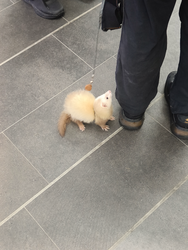
#> input picture src/img_transform_temp/img/cute_furret_small.png, 188 x 250 px
$ python img_transform.py -i img/cute_furret_small.png -t 1.0
#> lines starting #> are read from the running program, lines starting #| are printed output that depends on the picture
#> in main, image is the input picture: PIL image 188x250 RGB; mean R, G, B 135.7, 131.4, 124.6
import argparse
import os

import numpy as np
from PIL import Image


def convert_K_to_RGB(colour_temperature: float) -> np.ndarray:
    """
    Convert color temperature in Kelvin to an RGB value.
    Based on: http://www.tannerhelland.com/4435/convert-temperature-rgb-algorithm-code/
    """
    colour_temperature = np.clip(colour_temperature, 1000, 40000)
    tmp_internal = colour_temperature / 100.0

    if tmp_internal <= 66:
        red = 255
    else:
        red = 329.698727446 * (tmp_internal - 60)**-0.1332047592

    if tmp_internal <= 66:
        green = 99.4708025861 * np.log(tmp_internal) - 161.1195681661
    else:
        green = 288.1221695283 * (tmp_internal - 60)**-0.0755148492

    if tmp_internal >= 66:
        blue = 255
    elif tmp_internal <= 19:
        blue = 0
    else:
        blue = 138.5177312231 * np.log(tmp_internal - 10) - 305.0447927307

    return np.clip([red, green, blue], 0, 255) / 255


def srgb_to_linear(c: np.ndarray) -> np.ndarray:
    """Convert sRGB to linear RGB"""
    # scale 0~1
    return np.where(c <= 0.04045, c / 12.92, ((c + 0.055) / 1.055) ** 2.4)


def linear_to_srgb(c: np.ndarray) -> np.ndarray:
    """Convert linear RGB to sRGB"""
    c = np.clip(c, 0.0, None)  # Clamp negative values to 0
    # scale 0~1
    return np.where(c <= 0.0031308, c * 12.92, 1.055 * (c ** (1 / 2.4)) - 0.055)


def apply_color_temperature(image: Image.Image, target_temp: float) -> Image.Image:
    """
    Apply a physically-based white balance shift by adjusting the image
    according to relative channel intensity changes between two color temperatures.
    """
#> called with target_temp = 1
    # Get energy scaling at target and reference color temperature
    target_rgb = convert_K_to_RGB(target_temp)
    # Compute scaling factor (how much each channel decays)
    scaling = target_rgb
    scaling = srgb_to_linear(scaling)
    print(f"new scaling: {scaling}")

    # Convert image to numpy array and normalize
    img_np = np.asarray(image).astype(np.float32) / 255.0
    img_lin = srgb_to_linear(img_np)
#> in srgb_to_linear (call 2), `return np.where(c <= 0.04045, c / 12.92, ((c + 0.055) / 1.055) ** 2.4)`:
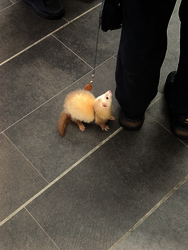
#> returned value: shape (250, 188, 3) float32; mean of channels 0, 1, 2 0.293, 0.271, 0.238; drawn as R, G, B

    # Apply energy scaling in linear space
    img_lin[..., 0] *= scaling[0]
    img_lin[..., 1] *= scaling[1]
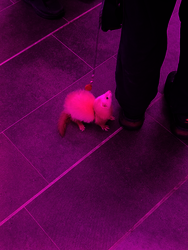
#> img_lin: shape (250, 188, 3) float32; mean R, G, B 0.293, 0.0156, 0.238
    img_lin[..., 2] *= scaling[2]
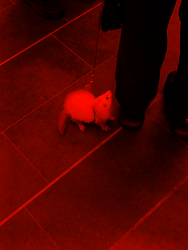
#> img_lin: shape (250, 188, 3) float32; mean R, G, B 0.293, 0.0156, 0

    # Convert back to sRGB
    img_lin = np.clip(img_lin, 0.0, 1.0)
    img_srgb = linear_to_srgb(img_lin)
#> in linear_to_srgb, `return np.where(c <= 0.0031308, c * 12.92, 1.055 * (c ** (1 / 2.4)) - ..`:
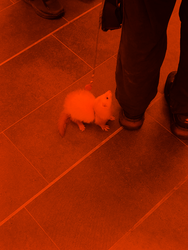
#> returned value: shape (250, 188, 3) float32; mean of channels 0, 1, 2 0.532, 0.12, 0; drawn as R, G, B
    img_srgb = np.clip(img_srgb, 0.0, 1.0)

    return Image.fromarray((img_srgb * 255).astype(np.uint8))
#> returned value: PIL image 188x250 RGB


def main():
    parser = argparse.ArgumentParser(description="Apply simulated blue light filtering via color temperature transformation.")
    parser.add_argument("--image", "-i", type=str, required=True, help="Path to input image")
    parser.add_argument("--temperature", "-t", type=float, required=True, help="Target color temperature in Kelvin (e.g., 4500)")
    parser.add_argument("--output", "-o", type=str, default=None, help="Path to save the output image")
    args = parser.parse_args()

    # Load and process image
    image = Image.open(args.image).convert("RGB")
    transformed_image = apply_color_temperature(image, target_temp = args.temperature)

    # Set output filename if not specified
    if args.output is None:
        base, ext = os.path.splitext(args.image)
        args.output = f"{base}_transformed_{int(args.temperature)}K{ext}"

    transformed_image.save(args.output)
    print(f"Saved transformed image to: {args.output}")


if __name__ == "__main__":
    main()
